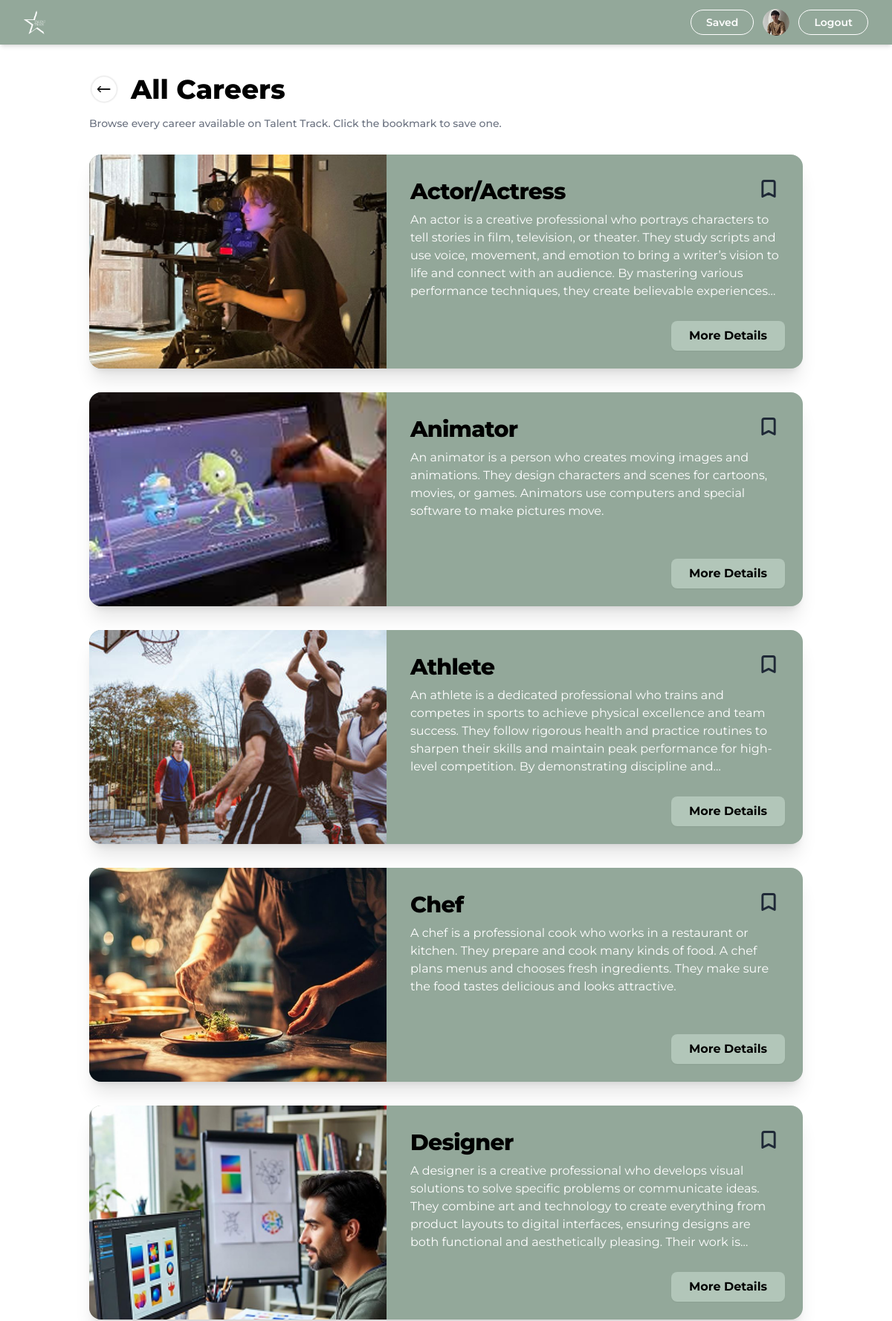
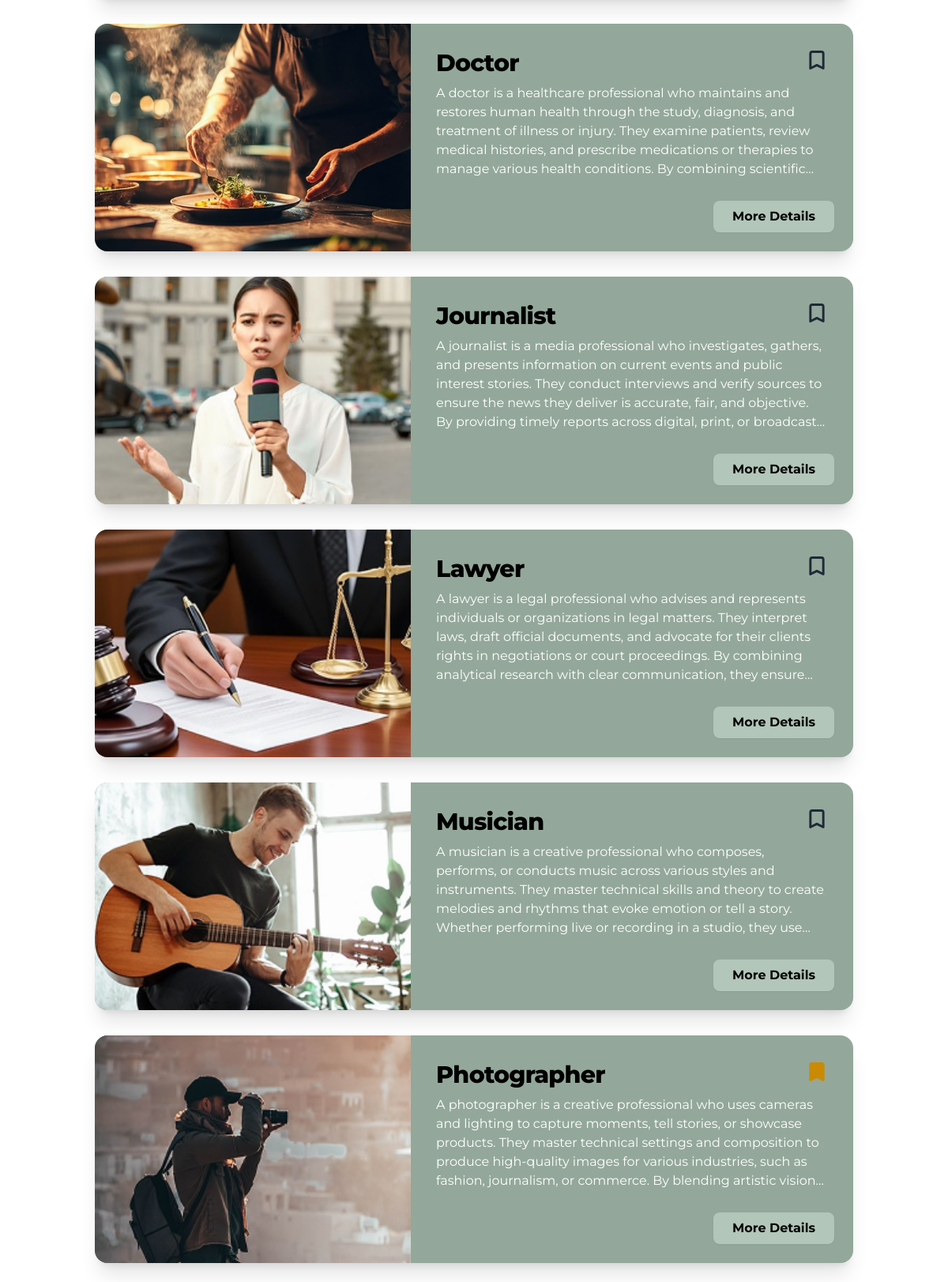
The app's page /ListJob (signed in, upper part) with its own data (2 pictures, top to bottom).
### tables this page shows
CREATE TABLE `careers` (
  `id` int(11) NOT NULL,
  `title` varchar(150) NOT NULL,
  `description` text NOT NULL,
  `image_url` varchar(255) DEFAULT NULL
);

### app/controllers/JobControllers.php (called while the page is built, shortened)
<?php
class JobControllers
{
    public function ListJob()
    {
        require_once '../app/views/Job/ListJob.php';
    }
}

### public/index.php (called while the page is built, shortened)
<?php
require_once __DIR__ . '/../app/core/Router.php';
$Router = new Router();
$Router->add('GET', '/',            'usersControllers',    'Register');
$Router->add('GET', '/Register',    'usersControllers',    'Register');
$Router->add('GET', '/Login',       'usersControllers',    'Login');
$Router->add('GET', '/Home',        'landingControllers',  'index');
$Router->add('GET', '/Interest',    'InterestControllers', 'Interest');
$Router->add('GET', '/ListJob',     'JobControllers',      'ListJob');
$Router->add('GET', '/Saved',       'JobControllers',      'Save');
$Router->add('GET', '/Profile',     'usersControllers',    'Profile');
$Router->add('GET', '/detail/{id}', 'JobControllers',      'detail');
$Router->add('GET', '/logout',      'usersControllers',    'logout');
$Router->add('POST', '/Register',        'usersControllers',    'prosesRegister');
$Router->add('POST', '/Login',           'usersControllers',    'prosesLogin');
$Router->add('POST', '/toggleSave',      'JobControllers',      'toggleSave');
$Router->add('POST', '/toggleSaveAjax',  'JobControllers',      'toggleSaveAjax');
$Router->add('POST', '/saveInterests',   'InterestControllers', 'saveInterests');
$Router->add('POST', '/deleteInterest',  'InterestControllers', 'deleteInterest');
$Router->add('POST', '/unsaveCareers',   'JobControllers',      'unsaveCareers');
$Router->run();
?>

### app/views/Job/ListJob.php (the view, shortened to what this page needs)
<?php
require_once '../app/config/connection.php';
$user_id = $_SESSION['user_id'];
$allQuery = mysqli_query($conn, "SELECT * FROM careers ORDER BY title");
$allCareers = [];
while ($row = mysqli_fetch_assoc($allQuery)) {
    $allCareers[] = $row;
}
$savedQuery = mysqli_query($conn, "SELECT career_id FROM saved_careers WHERE user_id = $user_id");
$savedIds = [];
while ($row = mysqli_fetch_assoc($savedQuery)) {
    $savedIds[] = $row['career_id'];
}
?>
<!DOCTYPE html>
<html lang="en">
<head>
    <script src="https://cdn.tailwindcss.com"></script>
</head>
<body class="bg-white text-gray-800 font-sans">
    <nav class="bg-sage text-white px-8 py-3 flex justify-between items-center sticky top-0 z-50 shadow-md">
        <div>
            <img src="/assets/Image/Logo.png" alt="Logo" class="h-8">
        </div>
        <div class="flex items-center space-x-3">
            <a href="/Saved" class="border border-white text-white px-5 py-1.5 rounded-full text-sm font-semibold hover:bg-white hover:text-sage transition">
                Saved
            </a>
            <a href="/Profile">
                <img src="/assets/Image/userimg.png" alt="User Profile" class="w-9 h-9 rounded-full">
            </a>
            <a href="/logout" class="border border-white text-white px-5 py-1.5 rounded-full text-sm font-semibold hover:bg-white hover:text-sage transition">
                Logout
            </a>
        </div>
    </nav>
    <div class="max-w-5xl mx-auto px-8 pt-10 pb-4 flex items-center gap-4">
        <a href="/Home">
            <img src="/assets/Image/backarrow.png" alt="Back" class="h-10 hover:opacity-70 transition">
        </a>
        <h1 class="text-4xl font-extrabold text-black">All Careers</h1>
    </div>
    <p class="max-w-5xl mx-auto px-8 pb-8 text-gray-500 text-sm font-medium">
        Browse every career available on Talent Track. Click the bookmark to save one.
    </p>
    <section class="max-w-5xl mx-auto px-8 pb-20">
        <div class="space-y-8">
            <?php foreach ($allCareers as $career): ?>
            <?php $isSaved = in_array($career['id'], $savedIds); ?>
            <div class="career-row flex flex-col md:flex-row bg-sage rounded-2xl overflow-hidden shadow-xl h-auto md:h-72">
                <div class="md:w-5/12 flex-shrink-0">
                    <img
                        src="/assets/Image/<?php echo htmlspecialchars($career['image_url'] ?? 'Chef.png'); ?>"
                        alt="<?php echo htmlspecialchars($career['title']); ?>"
                        class="w-full h-full object-cover"
                        onerror="this.src='/assets/Image/Chef.png'"
                    >
                </div>
                <div class="md:w-7/12 p-6 md:p-8 flex flex-col relative">
                    <div class="flex justify-between items-start mb-2">
                        <h3 class="text-3xl font-extrabold text-black tracking-tight">
                            <?php echo htmlspecialchars($career['title']); ?>
                        </h3>
                        <button
                            type="button"
                            onclick="toggleSave(this, <?php echo $career['id']; ?>)"
                            class="btn-save transition-transform hover:scale-110 active:scale-95 hover:text-yellow-600 <?php echo $isSaved ? 'text-yellow-600' : ''; ?>"
                            aria-label="Save <?php echo htmlspecialchars($career['title']); ?>">
                            <svg class="w-7 h-7 stroke-current bookmark-icon <?php echo $isSaved ? 'fill-active' : 'fill-none'; ?>" viewBox="0 0 24 24" stroke-width="2.5">
                                <path stroke-linecap="round" stroke-linejoin="round" d="M5 5a2 2 0 012-2h10a2 2 0 012 2v16l-7-3.5L5 21V5z"/>
                            </svg>
                        </button>
                    </div>
                    <p class="text-white text-sm md:text-base leading-snug line-clamp-5">
                        <?php echo htmlspecialchars($career['description']); ?>
                    </p>
                    <div class="mt-auto flex justify-end pt-4 md:absolute md:bottom-6 md:right-6">
                        <a href="/detail/<?php echo $career['id']; ?>"
                           class="bg-sage-light text-black font-bold py-2 px-6 rounded-lg shadow-sm hover:bg-white transition duration-300">
                            More Details
                        </a>
                    </div>
                </div>
            </div>
            <?php endforeach; ?>
        </div>
    </section>
</body>
</html>

### app/core/Router.php (shortened to what this page needs)
<?php
class Router
{
    private array $routes = [];
    public function add(string $method, string $uri, string $controller, string $function)
    {
        $this->routes[] = [
            'method'     => $method,
            'uri'        => $uri,
            'controller' => $controller,
            'function'   => $function,
        ];
    }
    public function run()
    {
        $uri    = parse_url($_SERVER['REQUEST_URI'], PHP_URL_PATH);
        foreach ($this->routes as $route) {
            $pattern = str_ireplace('{id}', '([0-9]+)', $route['uri']);
            $pattern = '#^' . $pattern . '$#';
            if (preg_match($pattern, $uri, $matches)) {
                array_shift($matches);
                $controller      = new $controllerClass();
                $function        = $route['function'];
                call_user_func_array([$controller, $function], $matches);
                return;
            }
        }
    }
}
?>

### app/views/Job/ListJob.php (style rules this page uses)
.career-row { transition: transform 0.3s ease; }
.fill-active { fill: currentColor !important; }

### records on screen
careers: image_url (picture), title "Actor/Actress", description "An actor is a creative professional who portrays characters to tell stories in film, television, or theater. They study scripts and use voice, movement, and emotion to bring a writer’s vision to life and connect with an audience. By mastering various performance techniques, they create believable…"
careers: image_url+title (picture), title "Animator", description "An animator is a person who creates moving images and animations. They design characters and scenes for cartoons, movies, or games. Animators use computers and special software to make pictures move."
careers: image_url+title (picture), title "Athlete", description "An athlete is a dedicated professional who trains and competes in sports to achieve physical excellence and team success. They follow rigorous health and practice routines to sharpen their skills and maintain peak performance for high-level competition. By demonstrating discipline…"
careers: image_url+title (picture), title "Chef", description "A chef is a professional cook who works in a restaurant or kitchen. They prepare and cook many kinds of food. A chef plans menus and chooses fresh ingredients. They make sure the food tastes delicious and looks attractive."
careers: image_url (picture), title "Designer", description "A designer is a creative professional who develops visual solutions to solve specific problems or communicate ideas. They combine art and technology to create everything from product layouts to digital interfaces, ensuring designs are both functional and aesthetically pleasing. Their work…"
careers: title "Doctor", description "A doctor is a healthcare professional who maintains and restores human health through the study, diagnosis, and treatment of illness or injury. They examine patients, review medical histories, and prescribe medications or therapies to manage various health conditions. By combining…"
careers: image_url (picture), title "Journalist", description "A journalist is a media professional who investigates, gathers, and presents information on current events and public interest stories. They conduct interviews and verify sources to ensure the news they deliver is accurate, fair, and objective. By providing timely reports across digital, print, or…"
careers: image_url (picture), title "Lawyer", description "A lawyer is a legal professional who advises and represents individuals or organizations in legal matters. They interpret laws, draft official documents, and advocate for their clients rights in negotiations or court proceedings. By combining analytical research with clear communication, they…"
careers: image_url (picture), title "Musician", description "A musician is a creative professional who composes, performs, or conducts music across various styles and instruments. They master technical skills and theory to create melodies and rhythms that evoke emotion or tell a story. Whether performing live or recording in a studio, they…"
careers: image_url (picture), title "Photographer", description "A photographer is a creative professional who uses cameras and lighting to capture moments, tell stories, or showcase products. They master technical settings and composition to produce high-quality images for various industries, such as fashion, journalism, or commerce. By blending artistic…"
